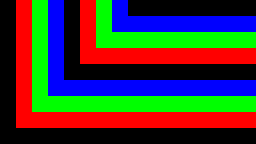

A 2D game scene composited from a Tiled map and its tileset images. What follows is a short description and the map's XML, with every tile layer's data as written:
An orthogonal 16x9 tile map with 16x16 px tiles, 1 tile layer (Tile Layer 1).

<map version="1.5" tiledversion="1.7.2" orientation="orthogonal" renderorder="right-down" width="16" height="9" tilewidth="16" tileheight="16" infinite="0" nextlayerid="2" nextobjectid="1">
 <tileset firstgid="1" source="rga_testtiles.tsx" />
 <layer id="1" name="Tile Layer 1" width="16" height="9">
  <data encoding="csv">
1,2,3,4,1,2,3,4,1,1,1,1,1,1,1,1,
1,2,3,4,1,2,3,4,4,4,4,4,4,4,4,4,
1,2,3,4,1,2,3,3,3,3,3,3,3,3,3,3,
1,2,3,4,1,2,2,2,2,2,2,2,2,2,2,2,
1,2,3,4,1,1,1,1,1,1,1,1,1,1,1,1,
1,2,3,4,4,4,4,4,4,4,4,4,4,4,4,4,
1,2,3,3,3,3,3,3,3,3,3,3,3,3,3,3,
1,2,2,2,2,2,2,2,2,2,2,2,2,2,2,2,
1,1,1,1,1,1,1,1,1,1,1,1,1,1,1,1
</data>
 </layer>
</map>